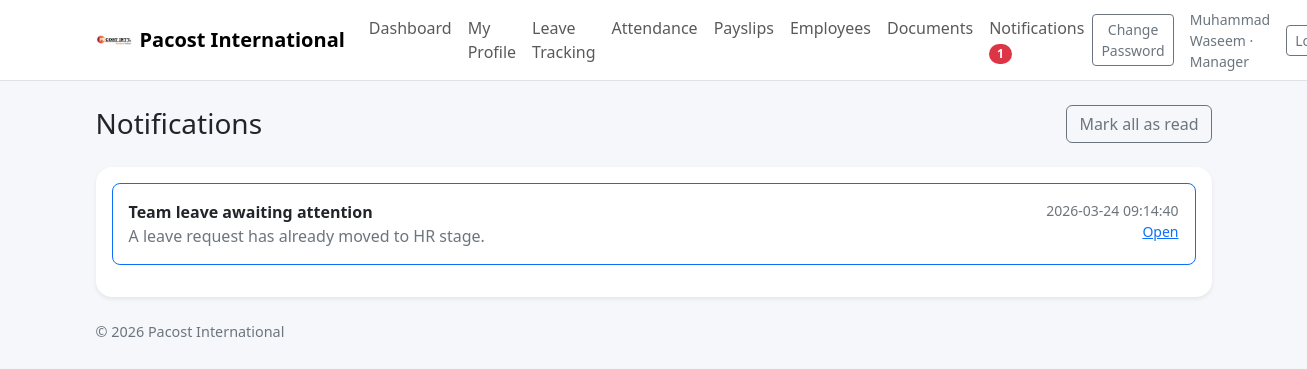
The page /notifications (signed in) on the database as committed earlier.
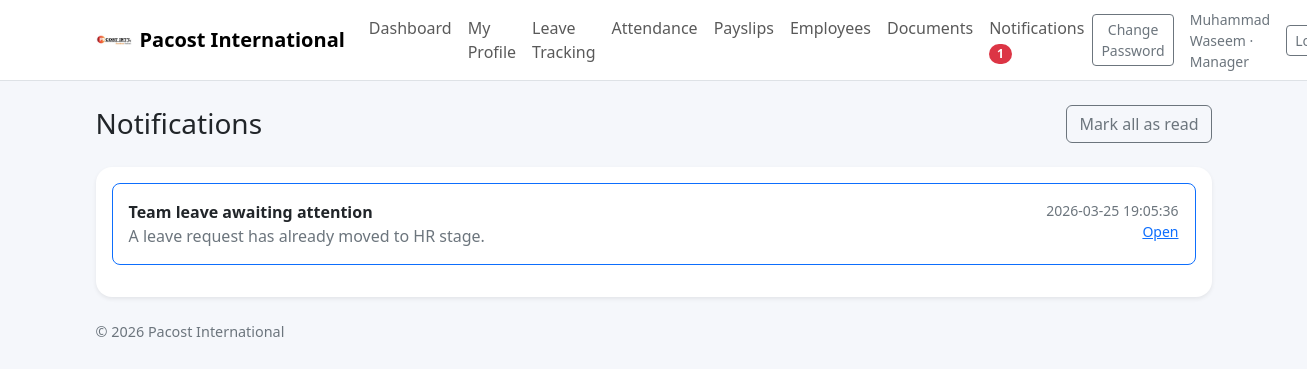
The same page on the database as committed later.
### tables this page shows
CREATE TABLE notifications (
    id INTEGER PRIMARY KEY AUTOINCREMENT,
    user_id INTEGER NOT NULL,
    title TEXT NOT NULL,
    message TEXT NOT NULL,
    link TEXT,
    is_read INTEGER NOT NULL DEFAULT 0,
    created_at TEXT NOT NULL,
    FOREIGN KEY (user_id) REFERENCES users (id)
);

### app.py (the view)
@app.route("/notifications")
@login_required
def notifications_view():
    db = get_db()
    user = current_user()
    mark_all = request.args.get("mark_all")
    if mark_all == "1":
        db.execute("UPDATE notifications SET is_read=1 WHERE user_id=?", (user["id"],))
        db.commit()
        flash("All notifications marked as read.", "success")
        return redirect(url_for("notifications_view"))
    notifications = db.execute("SELECT * FROM notifications WHERE user_id=? ORDER BY id DESC", (user["id"],)).fetchall()
    return render_template("notifications.html", notifications=notifications)

### app.py (called while the page is built, shortened)
def ensure_schema(db: sqlite3.Connection) -> None:
    user_cols = {row[1] for row in db.execute("PRAGMA table_info(users)").fetchall()}
    attendance_cols = {row[1] for row in db.execute("PRAGMA table_info(attendance)").fetchall()}
    if "ot_hours" not in attendance_cols:
        db.execute("ALTER TABLE attendance ADD COLUMN ot_hours REAL NOT NULL DEFAULT 0")
    db.execute("""CREATE TABLE IF NOT EXISTS holiday_calendar (
        id INTEGER PRIMARY KEY AUTOINCREMENT,
        holiday_date TEXT NOT NULL UNIQUE,
        title TEXT NOT NULL,
        holiday_type TEXT NOT NULL DEFAULT 'Holiday',
        created_at TEXT NOT NULL
    )""")
    db.commit()

def get_db() -> sqlite3.Connection:
    if "db" not in g:
        g.db = sqlite3.connect(DATABASE)
        g.db.row_factory = sqlite3.Row
        ensure_schema(g.db)
    return g.db

def login_required(view):
    @wraps(view)
    def wrapped_view(**kwargs):
        if current_user() is None:
            return redirect(url_for("login"))
        return view(**kwargs)
    return wrapped_view

### templates/notifications.html
{% extends 'base.html' %}
{% block content %}
<div class="d-flex justify-content-between align-items-center mb-4">
  <h3 class="mb-0">Notifications</h3>
  <a class="btn btn-outline-secondary" href="{{ url_for('notifications_view', mark_all=1) }}">Mark all as read</a>
</div>
<div class="card border-0 shadow-sm rounded-4"><div class="card-body">
  {% for row in notifications %}
  <div class="border rounded-3 p-3 mb-3 {% if not row.is_read %}border-primary{% endif %}">
    <div class="d-flex justify-content-between gap-3">
      <div>
        <div class="fw-semibold">{{ row.title }}</div>
        <div class="text-secondary">{{ row.message }}</div>
      </div>
      <div class="text-end small text-secondary">
        <div>{{ row.created_at }}</div>
        <a href="{{ url_for('mark_notification_read', notification_id=row.id) }}">Open</a>
      </div>
    </div>
  </div>
  {% else %}
  <div class="text-secondary">No notifications found.</div>
  {% endfor %}
</div></div>
{% endblock %}

Rows that differ between the two databases and show on the page:
changed notifications "Team leave awaiting attention": created_at "2026-03-24 09:14:40" → "2026-03-25 19:05:36"
